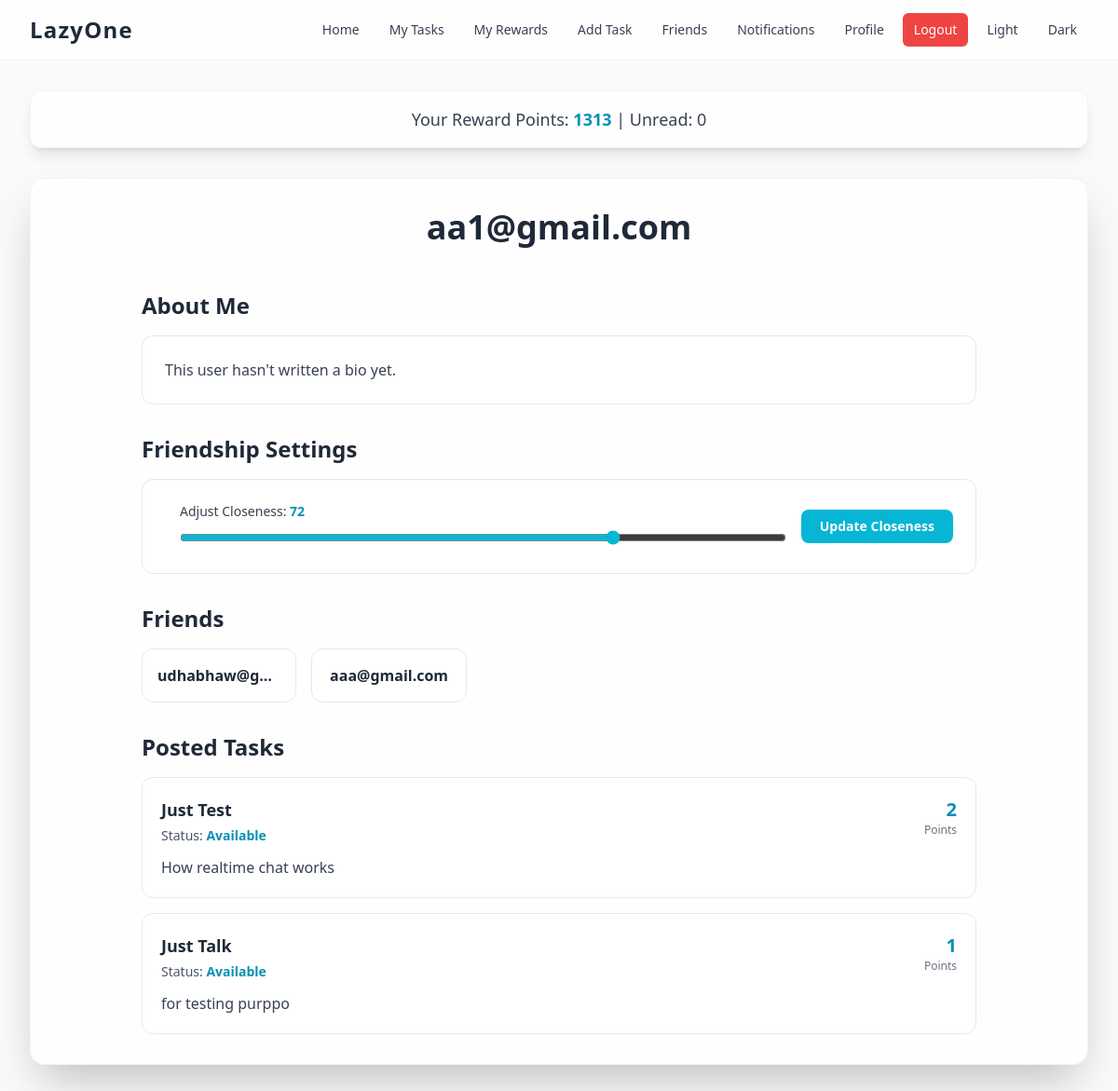
Page /user/7/ (signed in) on the committed database.
### basic/models.py (models this page shows, shortened)
class UserProfile(models.Model):
    user = models.OneToOneField(User, on_delete=models.CASCADE)
    bio = models.CharField(max_length=300,blank=True)
    first_name = models.CharField(max_length=50, blank=True)
    last_name = models.CharField(max_length=50, blank=True)
    college = models.CharField(max_length=100, blank=True)
    room_no = models.CharField(max_length=20, blank=True)
    major = models.CharField(max_length=100, blank=True)
    hostel = models.CharField(max_length=100, blank=True)
    roll_no = models.CharField(max_length=100, blank=True)
    batch = models.IntegerField(default=2029)
    friends = models.ManyToManyField('self', blank=True)
    rewards = models.IntegerField(default=1500)
    phone_number = models.CharField(max_length=20, blank=True)
    is_phone_verified = models.BooleanField(default=False)
    instagram_username = models.CharField(max_length=100, blank=True)
    is_instagram_verified = models.BooleanField(default=False)
    email_otp = models.CharField(max_length=6, blank=True, null=True)
    email_otp_created_at = models.DateTimeField(blank=True, null=True)

class Friendship(models.Model):
    from_user = models.ForeignKey(UserProfile, related_name='friendship_from_user', on_delete=models.CASCADE)
    to_user = models.ForeignKey(UserProfile, related_name='friendship_to_user', on_delete=models.CASCADE)
    closeness = models.IntegerField(default=50)

class Task(models.Model):
    STATUS_CHOICES = (
        ('available', 'Available'),
        ('in_progress', 'In Progress'),
        ('completed', 'Completed'),
        ('disputed', 'Disputed'),
        ('cancelled', 'Cancelled'),
    )
    title = models.CharField(max_length=200)
    description = models.TextField()
    reward = models.PositiveIntegerField()
    posted_by = models.ForeignKey(User, on_delete=models.CASCADE, related_name='posted_tasks')
    created_at = models.DateTimeField(auto_now_add=True)
    taken_by = models.ForeignKey(User, on_delete=models.SET_NULL, null=True, blank=True, related_name='taken_tasks')
    deadline = models.DateTimeField(null=True, blank=True)
    status = models.CharField(max_length=20, choices=STATUS_CHOICES, default='available')
    cancellation_requested = models.BooleanField(default=False)

### basic/views/profile.py (the view)
# urls.py: path('user/<int:user_id>/', user_profile_view, name='user_profile'),
@login_required(login_url='/login/')
def user_profile_view(request, user_id):
    viewed_user = get_object_or_404(User, id=user_id)
    viewed_profile = get_object_or_404(UserProfile, user=viewed_user)
    posted_tasks = Task.objects.filter(posted_by=viewed_user).order_by('-created_at')
    user_friends = viewed_profile.friends.all()
    is_friend = request.user.userprofile.friends.filter(id=viewed_profile.id).exists()
    friendship = None
    if is_friend:
        friendship = Friendship.objects.filter(
            from_user=request.user.userprofile,
            to_user=viewed_profile
        ).first() or Friendship.objects.filter(
            from_user=viewed_profile,
            to_user=request.user.userprofile
        ).first()
    context = {
        'viewed_profile': viewed_profile,
        'posted_tasks': posted_tasks,
        'user_friends': user_friends,
        'is_friend': is_friend,
        'friendship': friendship
    }
    return render(request, 'user_profile.html', context)

### basic/context_processors.py (called while the page is built)
def unread_notifications_count(request):
    if request.user.is_authenticated:
        count = request.user.notifications.filter(is_read=False).count()
        return {'unread_notifications_count': count}
    return {'unread_notifications_count': 0}

### basic/templates/user_profile.html (shortened to what this page needs)
{% extends 'base.html' %}
{% block content %}
<div class="max-w-4xl mx-auto">
    <div class="text-center mb-12">
        <h1 class="text-4xl font-bold text-gray-800 dark:text-white">{{ viewed_profile.user.username }}</h1>
    </div>
    <div class="space-y-8">
        <div>
            <h2 class="text-2xl font-bold text-gray-800 dark:text-white mb-4">About Me</h2>
            <div class="bg-white/50 border border-gray-200 rounded-xl p-6 dark:bg-gray-800/50 dark:border-gray-700/50">
                <p class="text-gray-700 dark:text-gray-300">{{ viewed_profile.bio|default:"This user hasn't written a bio yet." }}</p>
            </div>
        </div>
        {% if is_friend and friendship %}
        <div>
            <h2 class="text-2xl font-bold text-gray-800 dark:text-white mb-4">Friendship Settings</h2>
            <div class="bg-white/50 border border-gray-200 rounded-xl p-6 dark:bg-gray-800/50 dark:border-gray-700/50">
                <form action="{% url 'update_closeness' friendship.id %}" method="post" class="flex flex-col sm:flex-row items-center justify-between space-y-4 sm:space-y-0 sm:space-x-4">
                    <div class="w-full sm:w-auto flex-grow">
                        <label for="closeness-slider" class="block text-sm font-medium text-gray-700 dark:text-gray-300 mb-2">Adjust Closeness: <span id="closeness-value" class="font-bold text-cyan-600">{{ friendship.closeness }}</span></label>
                        <input type="range" id="closeness-slider" name="closeness" min="0" max="100" value="{{ friendship.closeness }}" class="w-full accent-cyan-500">
                    </div>
                    <button type="submit" class="w-full sm:w-auto px-5 py-2 bg-cyan-500 hover:bg-cyan-600 text-white font-bold rounded-lg transition-colors text-sm whitespace-nowrap">
                        Update Closeness
                    </button>
                </form>
            </div>
        </div>
        {% endif %}
        <div>
            <h2 class="text-2xl font-bold text-gray-800 dark:text-white mb-4">Friends</h2>
            <div class="grid grid-cols-2 sm:grid-cols-3 md:grid-cols-4 lg:grid-cols-5 gap-4">
                {% for friend_profile in user_friends %}
                    <a href="{% url 'user_profile' friend_profile.user.id %}" class="bg-white/50 border border-gray-200 rounded-xl p-4 text-center hover:bg-gray-100 transition-colors duration-200 dark:bg-gray-800/50 dark:border-gray-700/50 dark:hover:bg-gray-700/50">
                        <p class="text-gray-800 dark:text-white font-semibold truncate">{{ friend_profile.user.username }}</p>
                    </a>
                {% empty %}
                    <div class="col-span-full bg-white/50 border border-gray-200 rounded-xl p-8 text-center dark:bg-gray-800/50 dark:border-gray-700/50">
                        <p class="text-gray-600 dark:text-gray-400">This user has no friends yet.</p>
                    </div>
                {% endfor %}
            </div>
        </div>
        <div>
            <h2 class="text-2xl font-bold text-gray-800 dark:text-white mb-4">Posted Tasks</h2>
            <div class="space-y-4">
                {% for task in posted_tasks %}
                    <div class="bg-white/50 border border-gray-200 rounded-xl p-5 transition-all duration-300 hover:shadow-lg dark:bg-gray-800/50 dark:border-gray-700/50 dark:hover:shadow-cyan-500/20 dark:hover:border-cyan-500/50">
                        <div class="flex justify-between items-start">
                            <div>
                                <h3 class="text-lg font-bold text-gray-800 dark:text-white">{{ task.title }}</h3>
                                <p class="text-sm text-gray-600 dark:text-gray-400 mt-1">
                                    Status:
                                    <span class="font-semibold
                                        {% if task.status == 'available' %}text-cyan-600{% endif %}
                                    ">{{ task.get_status_display }}</span>
                                </p>
                            </div>
                            <div class="text-right flex-shrink-0 ml-4">
                                <p class="text-xl font-semibold text-cyan-600">{{ task.reward }}</p>
                                <p class="text-xs text-gray-500 dark:text-gray-400">Points</p>
                            </div>
                        </div>
                        <p class="text-gray-700 dark:text-gray-300 mt-3">{{ task.description }}</p>
                    </div>
                {% empty %}
                    <div class="bg-white/50 border border-gray-200 rounded-xl p-8 text-center dark:bg-gray-800/50 dark:border-gray-700/50">
                        <p class="text-gray-600 dark:text-gray-400">This user has not posted any tasks.</p>
                    </div>
                {% endfor %}
            </div>
        </div>
    </div>
</div>
{% endblock %}

### basic/templates/base.html (shortened to what this page needs)
<!DOCTYPE html>
<html lang="en">
<head>
    <script src="https://cdn.tailwindcss.com"></script>
</head>
<body class="font-sans antialiased text-gray-800 bg-gray-50 dark:text-gray-200 dark:bg-gray-900 transition-colors duration-300">
    <div id="vanta-bg"></div>
    <nav id="main-navbar" class="bg-white/80 backdrop-blur-lg border-b border-gray-200/50 sticky top-0 z-50 dark:bg-gray-800/80 dark:border-gray-700/50">
        <div class="max-w-7xl mx-auto px-4 sm:px-6 lg:px-8">
            <div class="flex justify-between items-center h-16">
                <div class="flex-shrink-0">
                    <a href="{% url 'home' %}" class="text-2xl font-bold text-gray-800 tracking-wider dark:text-white">LazyOne</a>
                </div>
                <div class="hidden md:flex md:items-center md:space-x-2">
                    <a href="{% url 'home' %}" class="px-3 py-2 rounded-md text-sm font-medium transition-colors duration-200 {% if request.resolver_match.url_name == 'home' %}text-cyan-600 bg-cyan-50/50 dark:bg-gray-700/50{% else %}text-gray-700 hover:bg-gray-100 hover:text-gray-900 dark:text-gray-300 dark:hover:bg-gray-700/50 dark:hover:text-white{% endif %}">Home</a>
                    {% if user.is_authenticated %}
                        <a href="{% url 'my_tasks' %}" class="px-3 py-2 rounded-md text-sm font-medium transition-colors duration-200 {% if request.resolver_match.url_name == 'my_tasks' %}text-cyan-600 bg-cyan-50/50 dark:bg-gray-700/50{% else %}text-gray-700 hover:bg-gray-100 hover:text-gray-900 dark:text-gray-300 dark:hover:bg-gray-700/50 dark:hover:text-white{% endif %}">My Tasks</a>
                        <a href="{% url 'rewards' %}" class="px-3 py-2 rounded-md text-sm font-medium transition-colors duration-200 {% if request.resolver_match.url_name == 'rewards' %}text-cyan-600 bg-cyan-50/50 dark:bg-gray-700/50{% else %}text-gray-700 hover:bg-gray-100 hover:text-gray-900 dark:text-gray-300 dark:hover:bg-gray-700/50 dark:hover:text-white{% endif %}">My Rewards</a>
                        <a href="{% url 'add_task' %}" class="px-3 py-2 rounded-md text-sm font-medium transition-colors duration-200 {% if request.resolver_match.url_name == 'add_task' %}text-cyan-600 bg-cyan-50/50 dark:bg-gray-700/50{% else %}text-gray-700 hover:bg-gray-100 hover:text-gray-900 dark:text-gray-300 dark:hover:bg-gray-700/50 dark:hover:text-white{% endif %}">Add Task</a>
                        <a href="{% url 'friends' %}" class="px-3 py-2 rounded-md text-sm font-medium transition-colors duration-200 {% if request.resolver_match.url_name == 'friends' %}text-cyan-600 bg-cyan-50/50 dark:bg-gray-700/50{% else %}text-gray-700 hover:bg-gray-100 hover:text-gray-900 dark:text-gray-300 dark:hover:bg-gray-700/50 dark:hover:text-white{% endif %}">Friends</a>
                        <a href="{% url 'notifications' %}" class="flex items-center px-3 py-2 rounded-md text-sm font-medium transition-colors duration-200 {% if request.resolver_match.url_name == 'notifications' %}text-cyan-600 bg-cyan-50/50 dark:bg-gray-700/50{% else %}text-gray-700 hover:bg-gray-100 hover:text-gray-900 dark:text-gray-300 dark:hover:bg-gray-700/50 dark:hover:text-white{% endif %}">
                            <span>Notifications</span>
                        </a>
                        <a href="{% url 'profile' %}" class="px-3 py-2 rounded-md text-sm font-medium transition-colors duration-200 {% if request.resolver_match.url_name == 'profile' %}text-cyan-600 bg-cyan-50/50 dark:bg-gray-700/50{% else %}text-gray-700 hover:bg-gray-100 hover:text-gray-900 dark:text-gray-300 dark:hover:bg-gray-700/50 dark:hover:text-white{% endif %}">Profile</a>
                        <a href="{% url 'logout' %}" class="bg-red-500 hover:bg-red-600 text-white px-3 py-2 rounded-md text-sm font-medium transition-colors duration-200 ml-4">Logout</a>
                    {% else %}
                        <a href="{% url 'login_page' %}" class="bg-cyan-500 hover:bg-cyan-600 text-white px-4 py-2 rounded-md text-sm font-medium transition-colors duration-200 ml-4">Login</a>
                    {% endif %}
                    <button id="light-theme-btn" class="px-3 py-2 rounded-md text-sm font-medium transition-colors duration-200 text-gray-700 hover:bg-gray-100 hover:text-gray-900 dark:text-gray-300 dark:hover:bg-gray-700/50 dark:hover:text-white">Light</button>
                    <button id="dark-theme-btn" class="px-3 py-2 rounded-md text-sm font-medium transition-colors duration-200 text-gray-700 hover:bg-gray-100 hover:text-gray-900 dark:text-gray-300 dark:hover:bg-gray-700/50 dark:hover:text-white">Dark</button>
                </div>
            </div>
        </div>
    </nav>
    <main class="relative z-10 max-w-7xl mx-auto px-4 sm:px-6 lg:px-8 py-8">
        {% if user.is_authenticated and user.userprofile %}
            <div class="bg-white/80 backdrop-blur-lg p-4 rounded-xl mb-8 text-center shadow-lg border border-gray-200/50 dark:bg-gray-800/80 dark:border-gray-700/50">
                <p class="text-lg text-gray-700 dark:text-gray-300">Your Reward Points: <strong class="text-cyan-600 font-semibold">{{ request.user.userprofile.rewards }}</strong> | Unread: {{ unread_notifications_count }}</p>
            </div>
        {% endif %}
        <div class="bg-white/80 backdrop-blur-lg p-6 sm:p-8 rounded-2xl shadow-2xl border border-gray-200/50 dark:bg-gray-800/80 dark:border-gray-700/50">
            {% block content %}
            {% endblock content %}
        </div>
    </main>
</body>
</html>

### basic/templates/base.html (style rules this page uses)
#vanta-bg { position: fixed; top: 0; left: 0; width: 100%; height: 100%; z-index: -1; }
#main-navbar { transition: transform 0.3s ease-in-out; }

### rows in the picture
UserProfile: user.username "aa1@gmail.com", bio "This user hasn't written a bio yet."
Friendship: closeness "72"
UserProfile: user.username "udhabhaw@g…"
UserProfile: user.username "aaa@gmail.com"
Task: title "Just Test", status "Available", reward "2", description "How realtime chat works"
Task: title "Just Talk", status "Available", reward "1", description "for testing purppo"

### other values in the picture
{{ request.user.userprofile.rewards }} "1313"
{{ unread_notifications_count }} "0"
